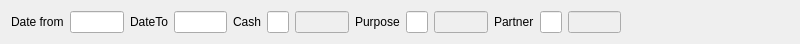
<?xml version="1.0" encoding="UTF-8"?>
<ui version="4.0">
 <class>FCash</class>
 <widget class="QWidget" name="FCash">
  <property name="geometry">
   <rect>
    <x>0</x>
    <y>0</y>
    <width>800</width>
    <height>41</height>
   </rect>
  </property>
  <property name="windowTitle">
   <string>Form</string>
  </property>
  <layout class="QHBoxLayout" name="horizontalLayout">
   <item>
    <widget class="QLabel" name="label">
     <property name="text">
      <string>Date from</string>
     </property>
    </widget>
   </item>
   <item>
    <widget class="EDateEdit" name="deFrom"/>
   </item>
   <item>
    <widget class="QLabel" name="label_2">
     <property name="text">
      <string>DateTo</string>
     </property>
    </widget>
   </item>
   <item>
    <widget class="EDateEdit" name="deTo"/>
   </item>
   <item>
    <widget class="QLabel" name="label_3">
     <property name="text">
      <string>Cash</string>
     </property>
    </widget>
   </item>
   <item>
    <widget class="EQLineEdit" name="leDCode">
     <property name="maximumSize">
      <size>
       <width>50</width>
       <height>16777215</height>
      </size>
     </property>
     <property name="focusPolicy">
      <enum>Qt::ClickFocus</enum>
     </property>
    </widget>
   </item>
   <item>
    <widget class="EQLineEdit" name="leDName">
     <property name="enabled">
      <bool>false</bool>
     </property>
    </widget>
   </item>
   <item>
    <widget class="QLabel" name="label_4">
     <property name="text">
      <string>Purpose</string>
     </property>
    </widget>
   </item>
   <item>
    <widget class="EQLineEdit" name="leCCode">
     <property name="maximumSize">
      <size>
       <width>50</width>
       <height>16777215</height>
      </size>
     </property>
     <property name="focusPolicy">
      <enum>Qt::ClickFocus</enum>
     </property>
    </widget>
   </item>
   <item>
    <widget class="EQLineEdit" name="leCName">
     <property name="enabled">
      <bool>false</bool>
     </property>
    </widget>
   </item>
   <item>
    <widget class="QLabel" name="label_5">
     <property name="text">
      <string>Partner</string>
     </property>
    </widget>
   </item>
   <item>
    <widget class="EQLineEdit" name="lePartnerCode">
     <property name="maximumSize">
      <size>
       <width>50</width>
       <height>16777215</height>
      </size>
     </property>
     <property name="focusPolicy">
      <enum>Qt::ClickFocus</enum>
     </property>
    </widget>
   </item>
   <item>
    <widget class="EQLineEdit" name="lePartnerName">
     <property name="enabled">
      <bool>false</bool>
     </property>
    </widget>
   </item>
   <item>
    <spacer name="horizontalSpacer">
     <property name="orientation">
      <enum>Qt::Horizontal</enum>
     </property>
     <property name="sizeHint" stdset="0">
      <size>
       <width>222</width>
       <height>20</height>
      </size>
     </property>
    </spacer>
   </item>
  </layout>
 </widget>
 <customwidgets>
  <customwidget>
   <class>EQLineEdit</class>
   <extends>QLineEdit</extends>
   <header location="global">eqlineedit.h</header>
   <slots>
    <signal>customButtonClicked(bool)</signal>
   </slots>
  </customwidget>
  <customwidget>
   <class>EDateEdit</class>
   <extends>QLineEdit</extends>
   <header location="global">edateedit.h</header>
  </customwidget>
 </customwidgets>
 <resources/>
 <connections/>
</ui>
